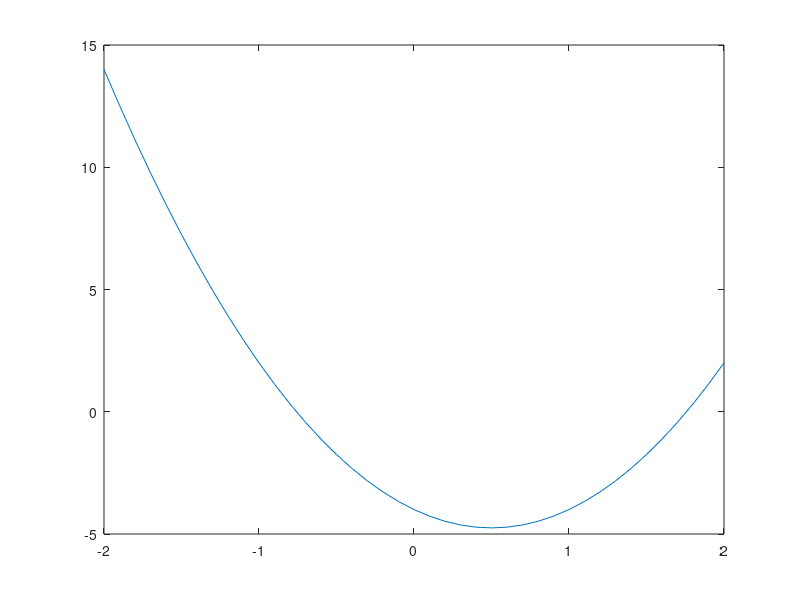

The MATLAB source for this figure:
%plot a function F(x)=3xsquare-3x-4
x=-2:0.1:2
%we need to use .^ or ./ or .* for any matrix multiplication
y=3*x.^2-3*x-4
plot(x,y)